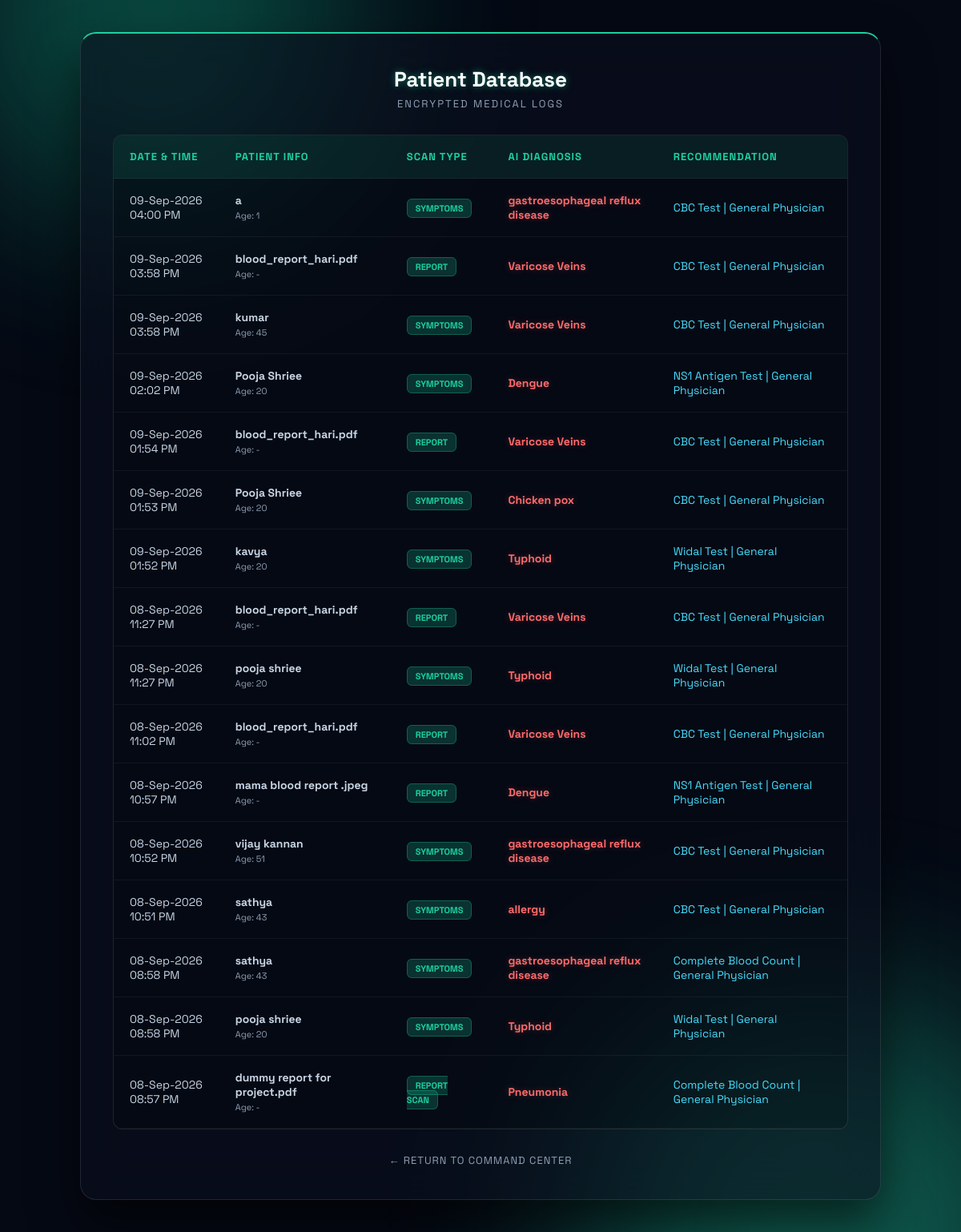
The app's page /history with its own data.
### tables this page shows
CREATE TABLE patient_history
                 (id INTEGER PRIMARY KEY AUTOINCREMENT,
                  name TEXT,
                  age TEXT,
                  record_type TEXT,
                  disease TEXT,
                  recommendation TEXT,
                  date TEXT);

### app.py (the view)
@app.route('/history')
def history():
    conn = sqlite3.connect('patients.db')
    c = conn.cursor()
    c.execute("SELECT * FROM patient_history ORDER BY id DESC")
    records = c.fetchall()
    conn.close()
    return render_template('history.html', records=records)

### templates/history.html (shortened to what this page needs)
<!DOCTYPE html>
<html lang="en">
<head>
</head>
<body>
    <div class="orb orb-1"></div><div class="orb orb-2"></div>
    <div class="container">
        <h2>Patient Database</h2>
        <p class="subtitle">Encrypted Medical Logs</p>
        <div class="table-wrapper">
            <table>
                <thead>
                    <tr>
                        <th>Date & Time</th>
                        <th>Patient Info</th>
                        <th>Scan Type</th>
                        <th>AI Diagnosis</th>
                        <th>Recommendation</th>
                    </tr>
                </thead>
                <tbody>
                    {% for row in records %}
                    <tr>
                        <td>{{ row[6] }}</td>
                        <td><strong>{{ row[1] }}</strong><br><span style="font-size: 11px; color: #8fa0b5;">Age: {{ row[2] }}</span></td>
                        <td><span class="badge">{{ row[3] }}</span></td>
                        <td class="disease-text">{{ row[4] }}</td>
                        <td style="color: #48dbfb;">{{ row[5] }}</td>
                    </tr>
                    {% else %}
                    <tr>
                        <td colspan="5" style="text-align: center; padding: 40px; color: #8fa0b5;">No patient records found in the database.</td>
                    </tr>
                    {% endfor %}
                </tbody>
            </table>
        </div>
        <a href="/dashboard" class="back-link">← Return to Command Center</a>
    </div>
</body>
</html>

### templates/history.html (style rules this page uses)
* { margin: 0; padding: 0; box-sizing: border-box; font-family: 'Space Grotesk', sans-serif; }
body { background-color: #050914; min-height: 100vh; display: flex; justify-content: center; align-items: center; overflow-x: hidden; color: white; padding: 40px 20px; }
.orb { position: fixed; border-radius: 50%; filter: blur(120px); opacity: 0.4; animation: floatOrb 15s infinite alternate ease-in-out; z-index: 0; }
.orb-1 { width: 500px; height: 500px; background: #10ac84; top: -15%; left: -5%; }
.orb-2 { width: 600px; height: 600px; background: #1dd1a1; bottom: -20%; right: -10%; animation-delay: -5s; }
.container { position: relative; z-index: 10; background: rgba(10, 15, 30, 0.6); backdrop-filter: blur(25px); border: 1px solid rgba(255, 255, 255, 0.1); border-top: 2px solid #1dd1a1; padding: 40px; width: 100%; max-width: 1000px; border-radius: 20px; box-shadow: 0 30px 60px rgba(0,0,0,0.6); animation: slideIn 0.8s cubic-bezier(0.16, 1, 0.3, 1); }
h2 { text-align: center; font-size: 26px; margin-bottom: 5px; text-shadow: 0 0 10px rgba(29, 209, 161, 0.5); }
.subtitle { text-align: center; color: #8fa0b5; font-size: 13px; text-transform: uppercase; letter-spacing: 2px; margin-bottom: 30px; }
.table-wrapper { overflow-x: auto; margin-bottom: 30px; border-radius: 12px; border: 1px solid rgba(255,255,255,0.1); background: rgba(0,0,0,0.2); }
table { width: 100%; border-collapse: collapse; text-align: left; }
th, td { padding: 18px 20px; border-bottom: 1px solid rgba(255,255,255,0.05); }
th { background: rgba(29, 209, 161, 0.1); color: #1dd1a1; font-weight: 700; text-transform: uppercase; letter-spacing: 1px; font-size: 13px; }
td { color: #c8d6e5; font-size: 14px; transition: 0.3s; }
.badge { background: rgba(29, 209, 161, 0.2); color: #1dd1a1; padding: 4px 10px; border-radius: 6px; font-size: 11px; font-weight: bold; text-transform: uppercase; border: 1px solid rgba(29, 209, 161, 0.3); }
.disease-text { color: #ff6b6b; font-weight: bold; text-shadow: 0 0 8px rgba(255, 107, 107, 0.3); }
.back-link { display: block; text-align: center; color: #8fa0b5; text-decoration: none; font-size: 13px; text-transform: uppercase; letter-spacing: 1px; transition: 0.3s; }

### records on screen
patient_history: date "09-Sep-2026 04:00 PM", name "a", age "1", record_type "SYMPTOMS", disease "gastroesophageal reflux disease", recommendation "CBC Test | General Physician"
patient_history: date "09-Sep-2026 03:58 PM", name "blood_report_hari.pdf", age "-", record_type "REPORT", disease "Varicose Veins", recommendation "CBC Test | General Physician"
patient_history: date "09-Sep-2026 03:58 PM", name "kumar", age "45", record_type "SYMPTOMS", disease "Varicose Veins", recommendation "CBC Test | General Physician"
patient_history: date "09-Sep-2026 02:02 PM", name "Pooja Shriee", age "20", record_type "SYMPTOMS", disease "Dengue", recommendation "NS1 Antigen Test | General Physician"
patient_history: date "09-Sep-2026 01:54 PM", name "blood_report_hari.pdf", age "-", record_type "REPORT", disease "Varicose Veins", recommendation "CBC Test | General Physician"
patient_history: date "09-Sep-2026 01:53 PM", name "Pooja Shriee", age "20", record_type "SYMPTOMS", disease "Chicken pox", recommendation "CBC Test | General Physician"
patient_history: date "09-Sep-2026 01:52 PM", name "kavya", age "20", record_type "SYMPTOMS", disease "Typhoid", recommendation "Widal Test | General Physician"
patient_history: date "08-Sep-2026 11:27 PM", name "blood_report_hari.pdf", age "-", record_type "REPORT", disease "Varicose Veins", recommendation "CBC Test | General Physician"
patient_history: date "08-Sep-2026 11:27 PM", name "pooja shriee", age "20", record_type "SYMPTOMS", disease "Typhoid", recommendation "Widal Test | General Physician"
patient_history: date "08-Sep-2026 11:02 PM", name "blood_report_hari.pdf", age "-", record_type "REPORT", disease "Varicose Veins", recommendation "CBC Test | General Physician"
patient_history: date "08-Sep-2026 10:57 PM", name "mama blood report .jpeg", age "-", record_type "REPORT", disease "Dengue", recommendation "NS1 Antigen Test | General Physician"
patient_history: date "08-Sep-2026 10:52 PM", name "vijay kannan", age "51", record_type "SYMPTOMS", disease "gastroesophageal reflux disease", recommendation "CBC Test | General Physician"
patient_history: date "08-Sep-2026 10:51 PM", name "sathya", age "43", record_type "SYMPTOMS", disease "allergy", recommendation "CBC Test | General Physician"
patient_history: date "08-Sep-2026 08:58 PM", name "sathya", age "43", record_type "SYMPTOMS", disease "gastroesophageal reflux disease", recommendation "Complete Blood Count | General Physician"
patient_history: date "08-Sep-2026 08:58 PM", name "pooja shriee", age "20", record_type "SYMPTOMS", disease "Typhoid", recommendation "Widal Test | General Physician"
patient_history: date "08-Sep-2026 08:57 PM", name "dummy report for project.pdf", age "-", record_type "REPORT SCAN", disease "Pneumonia", recommendation "Complete Blood Count | General Physician"
